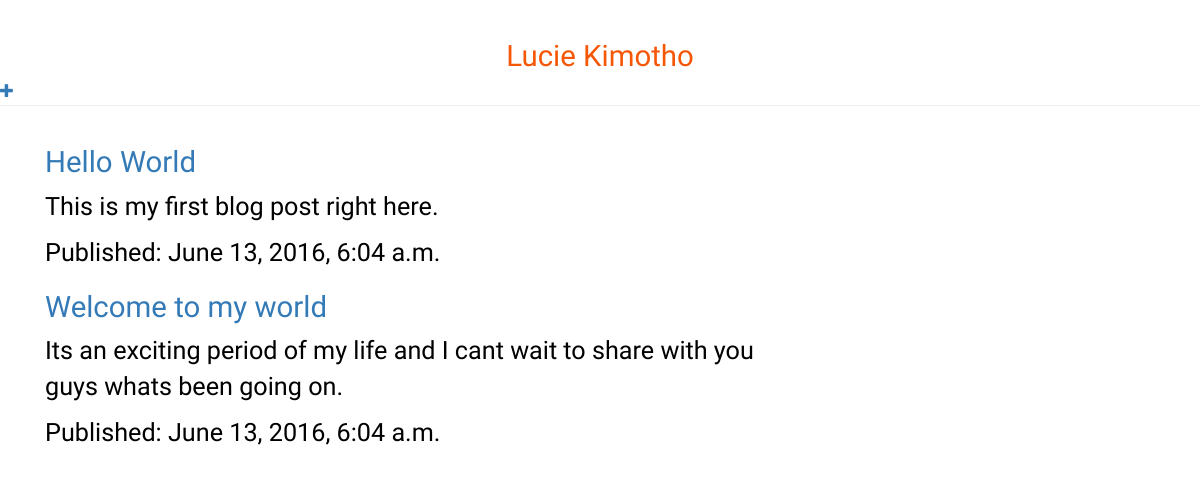
The app's page /, older data.
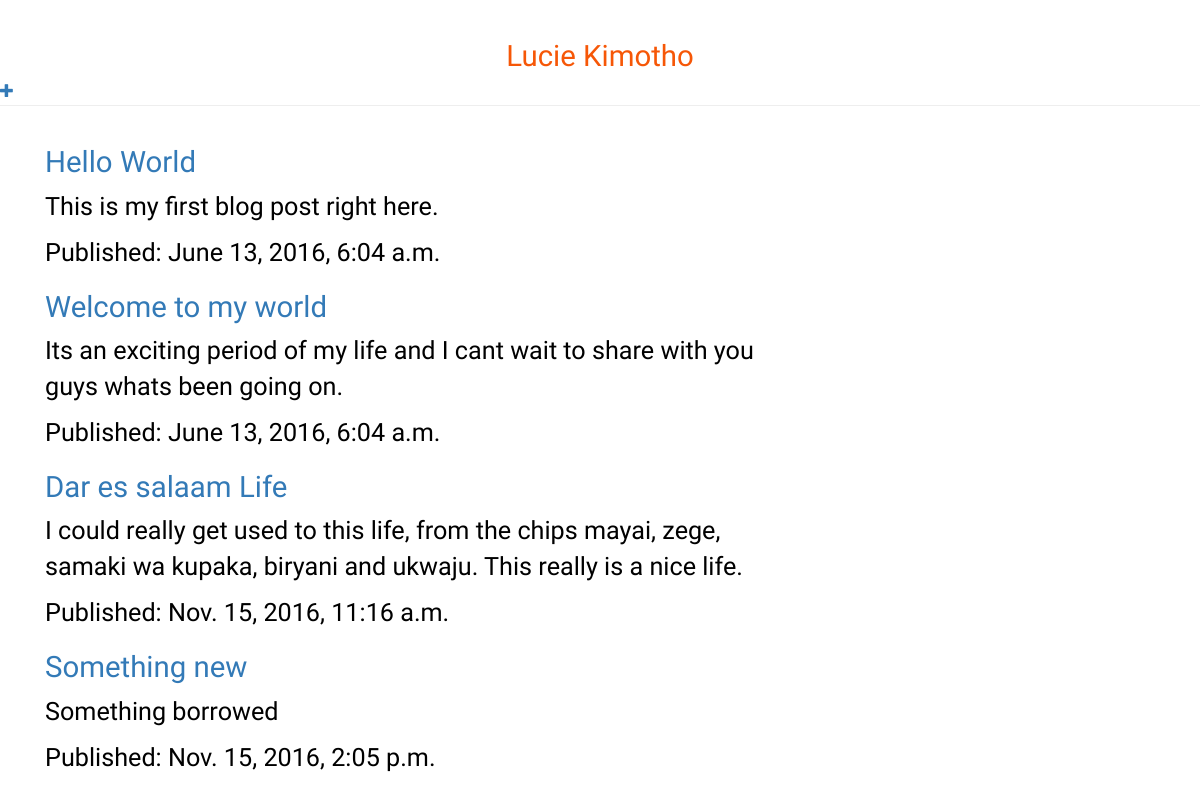
The same page, newer data.
### myblog/models.py (models this page shows, shortened)
class Post(models.Model):
    author = models.ForeignKey('auth.User')
    title = models.CharField(max_length = 200)
    text = models.TextField()
    created_date = models.DateTimeField(default = timezone.now)
    published_date = models.DateTimeField(blank=True, null=True)

### myblog/views.py (the view)
# urls.py: url(r'^$', views.post_list, name = 'post_list'),
def post_list(request):
    posts =	Post.objects.filter(published_date__lte = timezone.now()).order_by('published_date')
    return render(request, 'myblog/post_list.html', {'posts' : posts})

### myblog/templates/myblog/post_list.html
{% extends 'myblog/base.html' %}
{% block content %}
  {% for post in posts %}
  <div>
    <h1><a href=" {% url 'post_detail' pk=post.pk %} "> {{post.title}}</a></h1>
    <p>{{post.text|linebreaks}}</p>
    <p>Published: {{post.published_date}}</p>
  </div>
  {% endfor %}
{% endblock %}

Row changes from the older to the newer data that the page shows:
now on this page (row edited): Post: title "Dar es salaam Life", text "I could really get used to this life, from the chips mayai, zege, samaki wa kupaka, biryani and ukwaju. This really is a nice life.", published_date "Nov. 15, 2016, 11:16 a.m."
added Post: title "Something new", text "Something borrowed", published_date "Nov. 15, 2016, 2:05 p.m."
